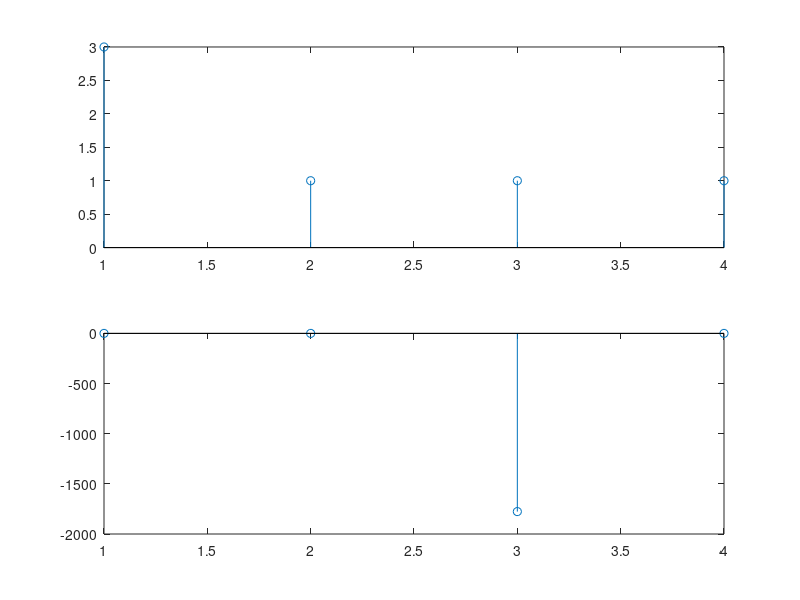

Source code (MATLAB):
% DFT SEQ
x=[ 1 1 0 1];
N=length(x);
n=1:N;
for K=1:N
    sum=0;
    for n=1:N
        sum=sum+x(n).*exp((-j*2*pi*(K-1)*(n-1))/N);
    end
    a(K)=sum;
end  
%[a(1) a(2) a(3) a(4)]
result=[ ];
for i=1:N
    
    result= [result a(i)];
end
result


y=real(a);
t=1:N;
magnitude=abs(a);
phase=angle(a)*180*pi
subplot(2,1,1);
stem(t,magnitude);
subplot(2,1,2);
stem(t, phase);